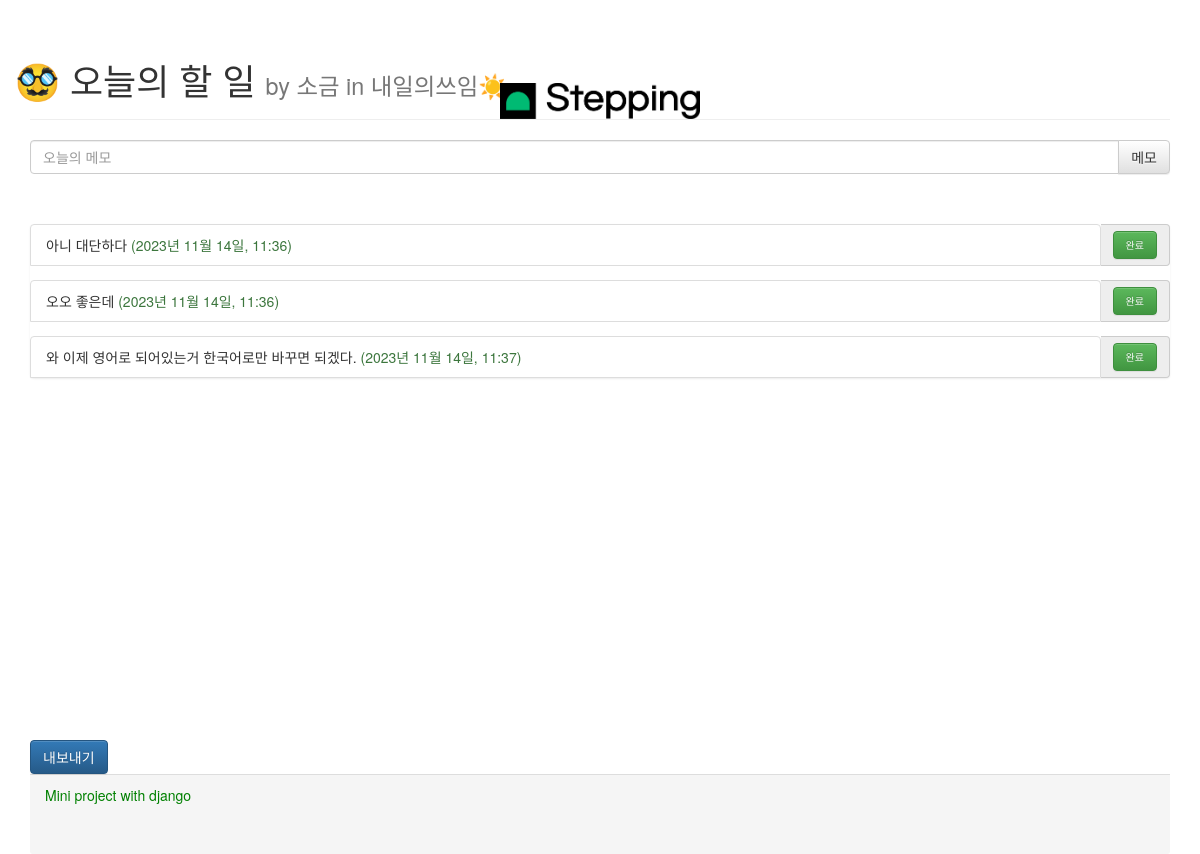
The app's page /, older data.
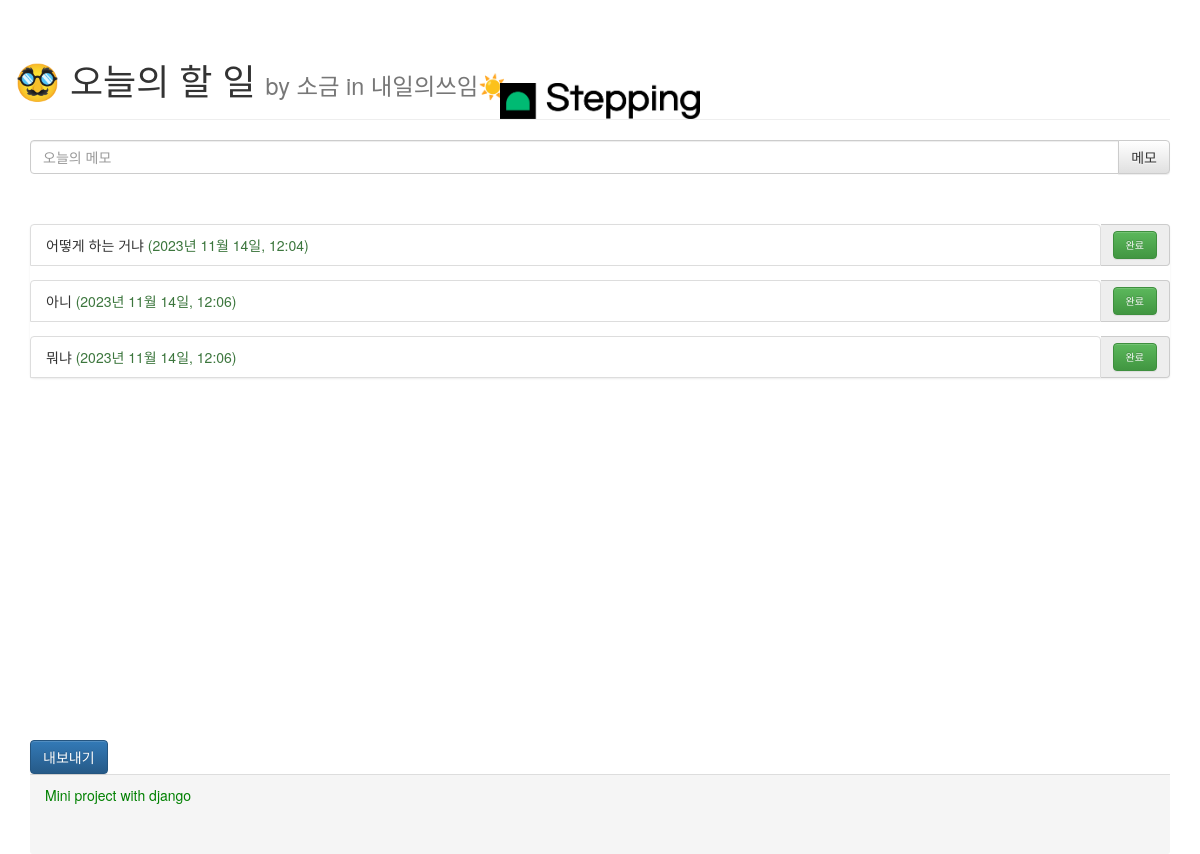
The same page, newer data.
### my_to_do_app/models.py (models this page shows)
class Todo(models.Model):
    content = models.CharField(max_length=225)
    created_at=models.DateTimeField(auto_now_add=True)

### my_to_do_app/views.py (the view)
# urls.py: path('', views.index, name='index'),
def index(request):
    todos = Todo.objects.all()
    print("From DB:", todos)
    content= {'todos': todos }
    return render(request, "my_to_do_app/index.html", content)

### my_to_do_app/templates/my_to_do_app/index.html (shortened to what this page needs)
{% load static %}
<html lang="ko">
<head>
    <link rel="stylesheet" href="https://maxcdn.bootstrapcdn.com/bootstrap/3.3.2/css/bootstrap.min.css">
    <link rel="stylesheet" href="https://maxcdn.bootstrapcdn.com/bootstrap/3.3.2/css/bootstrap-theme.min.css">
    <link rel="stylesheet" href="{% static 'css/styles.css' %}">
</head>
<body>
    <div class="container">
        <div class="header">
            <div class="page-header text center">
                <div class="row">
                    <div class="col-12">
                        <div class=" text-center">
                            <img src="{% static 'images/logo.png' %}" alt="로고" style="width: 200px;" class="centered-image">
                        </div>
                    </div>
                </div>
                <div class="row">
                    <div class="col-12 text-left">
                        <h1>🥸 오늘의 할 일 <small> by 소금 in 내일의쓰임☀️ </small></h1>
                    </div>
                </div>
            </div>
        </div>
        <div class="content">
            <div class="messageDiv">
                <form action='/createTodo/' method="POST">{% csrf_token %}
                    <div class="input-group">
                        <input id="todoContent" name="todoContent" type="text" class="form-control" placeholder="오늘의 메모">
                        <span class="input-group-btn">
                            <button class="btn btn-default" type="submit">메모</button>
                        </span>
                    </div>
                </form>
            </div>
            <div class="toDoDiv">
                <ul class="list-group">
                    {% for todo in todos %}
                    <form action="./deleteTodo" method="GET">
                        <div class="input-group" name='todo1'>
                            <li class="list-group-item">
                                {{ todo.content }}
                                <span class="text-success">({{ todo.created_at|date:"Y년 F d일, H:i" }})</span>
                            </li>
                            <span class="input-group-addon">
                                <button type="submit" class="custom-btn btn btn-success">완료</button>
                            </span>
                        </div>
                    </form>
                    {% endfor %}
                </ul>
            </div>
        </div>
        <div class="exportDiv">
        <a href="{% url 'exportToExcel' %}" class="btn btn-primary" download>내보내기</a>
        </div>
        <div class="panel-footer">
            Mini project with django
        </div>
    </div>
</body>
</html>

Row changes from the older to the newer data that the page shows:
removed Todo: content "아니 대단하다", created_at "2023년 11월 14일, 11:36"
removed Todo: content "오오 좋은데", created_at "2023년 11월 14일, 11:36"
removed Todo: content "와 이제 영어로 되어있는거 한국어로만 바꾸면 되겠다.", created_at "2023년 11월 14일, 11:37"
added Todo: content "어떻게 하는 거냐", created_at "2023년 11월 14일, 12:04"
added Todo: content "아니", created_at "2023년 11월 14일, 12:06"
added Todo: content "뭐냐", created_at "2023년 11월 14일, 12:06"
